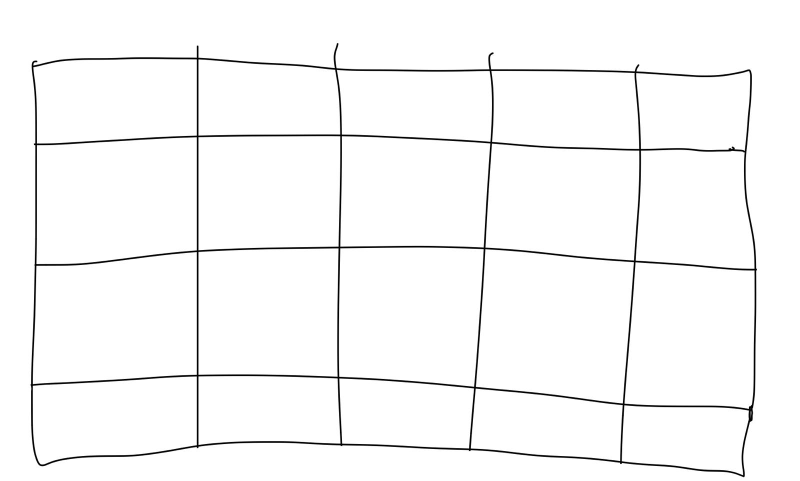
#> input picture ImageProcessing/drawnGrid.jpeg, 1600 x 961 px (shown at 1/2 size)
$ python Test.py
#> lines starting #> are read from the running program, lines starting #| are printed output that depends on the picture; after the words box and inside, x2 and y2 are one past the last pixel; in counts of white or black regions, pixels touching at a corner belong together
import cv2
import numpy as np


# Function to detect and extend lines to cover the whole image
def extend_line(line, img_shape, axis):
    if axis == 'vertical':
        # Extend vertical line to the full height of the image
        x = line[0]
        return [x, 0, x, img_shape[0]]
    elif axis == 'horizontal':
        # Extend horizontal line to the full width of the image
        y = line[1]
        return [0, y, img_shape[1], y]


# Load the image
img = cv2.imread('drawnGrid.jpeg')
#> img is the input picture: shape (961, 1600, 3); min 0, max 255, mean 248.4

# Convert the image to grayscale
gray = cv2.cvtColor(img, cv2.COLOR_BGR2GRAY)

# Apply Gaussian Blur to reduce noise
blurred = cv2.GaussianBlur(gray, (5, 5), 0)

# Use Canny edge detection to detect edges
edges = cv2.Canny(blurred, 50, 150, apertureSize=3)
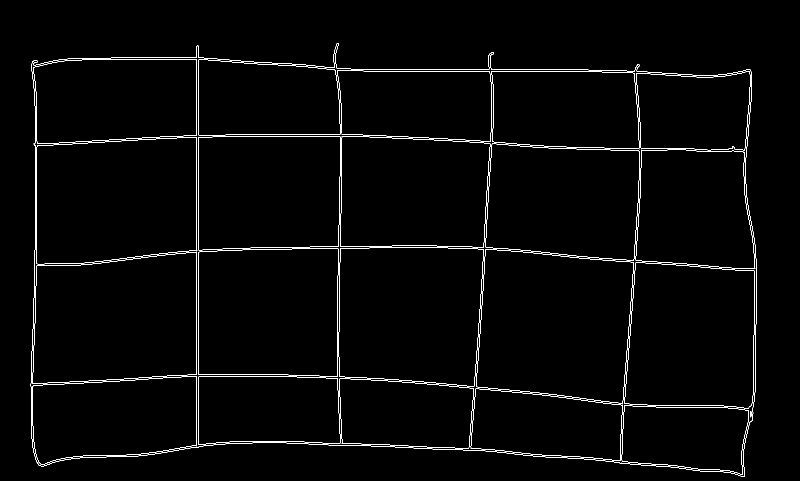
#> edges: shape (961, 1600) (shown at 1/2 size); 1.5% white in thin lines or dots, all inside (x1, y1, x2, y2) = (61, 86, 1514, 954)

# Use Hough Line Transform to detect lines
lines = cv2.HoughLinesP(edges, rho=1, theta=np.pi / 180, threshold=100, minLineLength=100, maxLineGap=10)
#> lines = 51 rows, first 6: [393, 895, 393, 92], [397, 894, 397, 95], [924, 142, 1149, 142], [70, 499, 70, 212], [674, 655, 677, 450], [569, 882, 682, 887]

# Separate vertical and horizontal lines
vertical_lines = []
horizontal_lines = []

if lines is not None:
    for line in lines:
        x1, y1, x2, y2 = line[0]
        # Calculate the angle of the line
        angle = np.arctan2(y2 - y1, x2 - x1)
        if abs(angle) < np.pi / 4:  # Horizontal lines (angle near 0 degrees)
            horizontal_lines.append([x1, y1, x2, y2])
        elif abs(angle) > np.pi / 2 - np.pi / 4:  # Vertical lines (angle near 90 degrees)
            vertical_lines.append([x1, y1, x2, y2])
#> this loop made 51 passes
#> (x1, y1, x2, y2, angle) on passes 1 to 12: (393, 895, 393, 92, -1.57), (397, 894, 397, 95, -1.57), (924, 142, 1149, 142, 0), (70, 499, 70, 212, -1.57), (674, 655, 677, 450, -1.56), (569, 882, 682, 887, 0.0442), (727, 273, 979, 286, 0.0515), (73, 533, 73, 294, -1.57), (946, 138, 1118, 138, 0), (1253, 712, 1278, 354, -1.5), (1257, 707, 1281, 362, -1.5), (918, 774, 1092, 790, 0.0917)
#> after the loop, horizontal_lines = 30 items, first 6: [924, 142, 1149, 142], [569, 882, 682, 887], [727, 273, 979, 286], [946, 138, 1118, 138], [918, 774, 1092, 790], [61, 771, 254, 761]; vertical_lines = 21 items, first 6: [393, 895, 393, 92], [397, 894, 397, 95], [70, 499, 70, 212], [674, 655, 677, 450], [73, 533, 73, 294], [1253, 712, 1278, 354]

# Get the image dimensions
img_height, img_width = img.shape[:2]
#> img_height = 961; img_width = 1600

# Extend vertical and horizontal lines to cover the whole image
extended_vertical_lines = [extend_line([x1, y1, x2, y2], img.shape[:2], 'vertical') for x1, y1, x2, y2 in
                           vertical_lines]
#> in extend_line, `x = line[0]`: x = 393
#> extended_vertical_lines = 21 items, first 6: [393, 0, 393, 961], [397, 0, 397, 961], [70, 0, 70, 961], [674, 0, 674, 961], [73, 0, 73, 961], [1253, 0, 1253, 961]
extended_horizontal_lines = [extend_line([x1, y1, x2, y2], img.shape[:2], 'horizontal') for x1, y1, x2, y2 in
                             horizontal_lines]
#> extended_horizontal_lines = 30 items, first 6: [0, 142, 1600, 142], [0, 882, 1600, 882], [0, 273, 1600, 273], [0, 138, 1600, 138], [0, 774, 1600, 774], [0, 771, 1600, 771]

# Draw the extended lines on the image
for line in extended_vertical_lines:
    x1, y1, x2, y2 = line
    cv2.line(img, (x1, y1), (x2, y2), (0, 255, 0), 2)
#> this loop made 21 passes
#> (line, x1, x2) on passes 1 to 12: ([393, 0, 393, 961], 393, 393), ([397, 0, 397, 961], 397, 397), ([70, 0, 70, 961], 70, 70), ([674, 0, 674, 961], 674, 674), ([73, 0, 73, 961], 73, 73), ([1253, 0, 1253, 961], 1253, 1253), ([1257, 0, 1257, 961], 1257, 1257), ([949, 0, 949, 961], 949, 949), ([970, 0, 970, 961], 970, 970), ([680, 0, 680, 961], 680, 680), ([65, 0, 65, 961], 65, 65), ([964, 0, 964, 961], 964, 964)
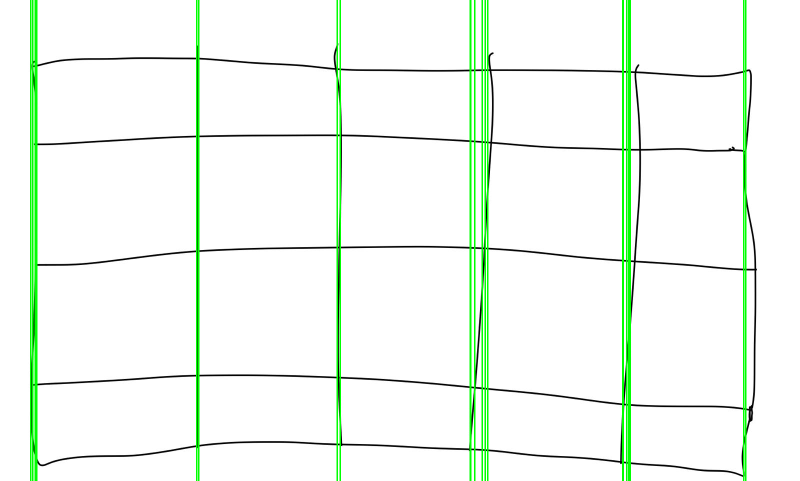
#> img: shape (961, 1600, 3) (shown at 1/2 size); 3.69% of pixels changed, all inside (x1, y1, x2, y2) = (60, 0, 1493, 961)

for line in extended_horizontal_lines:
    x1, y1, x2, y2 = line
    cv2.line(img, (x1, y1), (x2, y2), (0, 255, 0), 2)
#> this loop made 30 passes
#> (line, y1, y2) on passes 1 to 12: ([0, 142, 1600, 142], 142, 142), ([0, 882, 1600, 882], 882, 882), ([0, 273, 1600, 273], 273, 273), ([0, 138, 1600, 138], 138, 138), ([0, 774, 1600, 774], 774, 774), ([0, 771, 1600, 771], 771, 771), ([0, 272, 1600, 272], 272, 272), ([0, 512, 1600, 512], 512, 512), ([0, 516, 1600, 516], 516, 516), ([0, 139, 1600, 139], 139, 139), ([0, 270, 1600, 270], 270, 270), ([0, 752, 1600, 752], 752, 752)
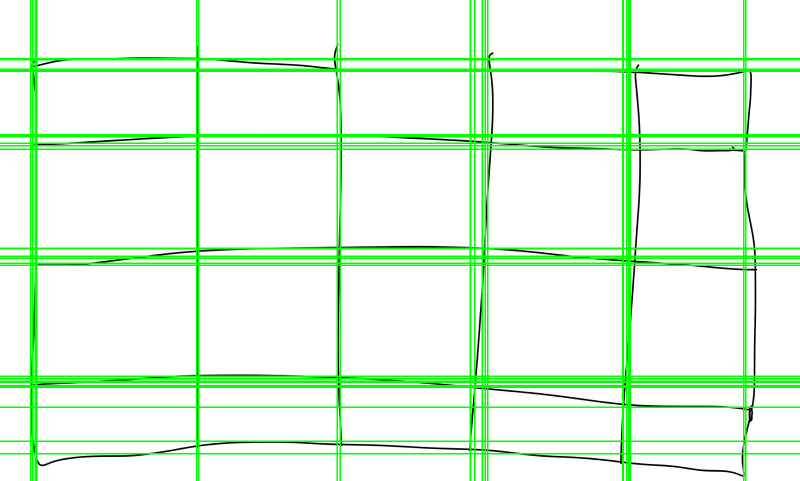
#> img: shape (961, 1600, 3) (shown at 1/2 size); 7.02% of pixels changed, all inside (x1, y1, x2, y2) = (0, 116, 1600, 909)

# Find the intersection points of vertical and horizontal lines
intersection_points = []

for vline in extended_vertical_lines:
    for hline in extended_horizontal_lines:
        x_v = vline[0]  # Vertical line's x-coordinate (it's constant)
        y_h = hline[1]  # Horizontal line's y-coordinate (it's constant)
        intersection_points.append((x_v, y_h))
#> this loop made 21 passes
#> vline on passes 1 to 12: [393, 0, 393, 961], [397, 0, 397, 961], [70, 0, 70, 961], [674, 0, 674, 961], [73, 0, 73, 961], [1253, 0, 1253, 961], [1257, 0, 1257, 961], [949, 0, 949, 961], [970, 0, 970, 961], [680, 0, 680, 961], [65, 0, 65, 961], [964, 0, 964, 961]
#> after the loop, intersection_points = 630 pairs, first value 61 to 1491, second value 117 to 907

# Assign numbers to each grid cell
cell_number = 1
grid_size = 10  # Assuming a 10x10 grid

for i in range(1, grid_size):
    for j in range(1, grid_size):
        # Get the top-left corner of each grid cell
        top_left_x = extended_vertical_lines[i - 1][0]
        top_left_y = extended_horizontal_lines[j - 1][1]

        # Draw the cell number at the center of each grid cell
        center_x = (top_left_x + extended_vertical_lines[i][0]) // 2
        center_y = (top_left_y + extended_horizontal_lines[j][1]) // 2
        cv2.putText(img, str(cell_number), (center_x - 10, center_y + 10),
                    cv2.FONT_HERSHEY_SIMPLEX, 0.5, (255, 0, 0), 2)

        cell_number += 1
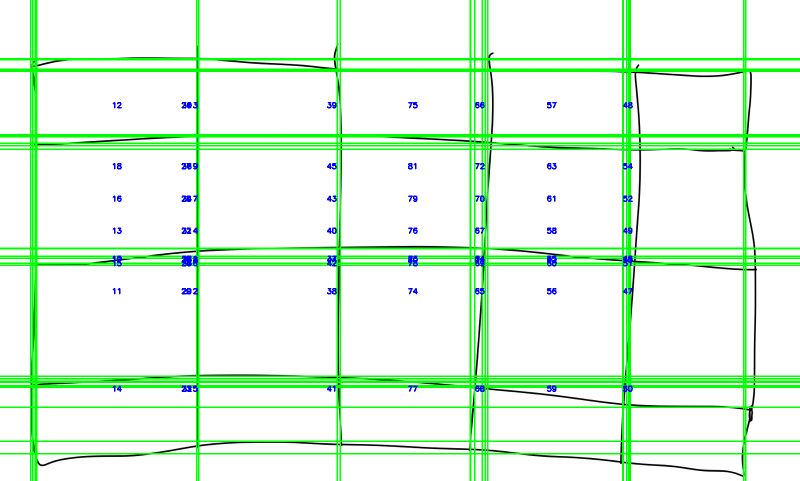
#> img: shape (961, 1600, 3) (shown at 1/2 size); 0.61% of pixels changed, all inside (x1, y1, x2, y2) = (225, 204, 1266, 784)
#> after the loop, cell_number = 82

# Show the image with detected grid and numbers
imgR = cv2.resize(img, (0, 0), fx = 0.7, fy = 0.7)
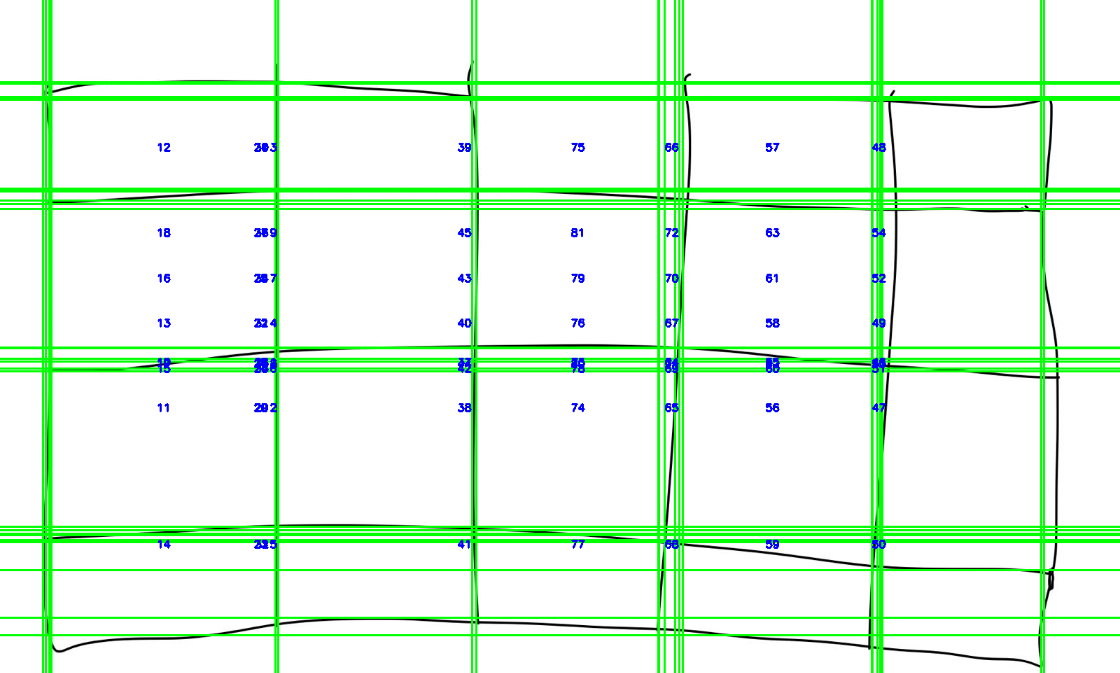
#> imgR: shape (673, 1120, 3); mean B, G, R 224.7, 249.9, 223.1

cv2.imshow('Detected Grid with Numbers', imgR)

# Save the result if needed
# cv2.imwrite('image_with_grid_and_numbers.jpg', img)

cv2.waitKey(0)
cv2.destroyAllWindows()
